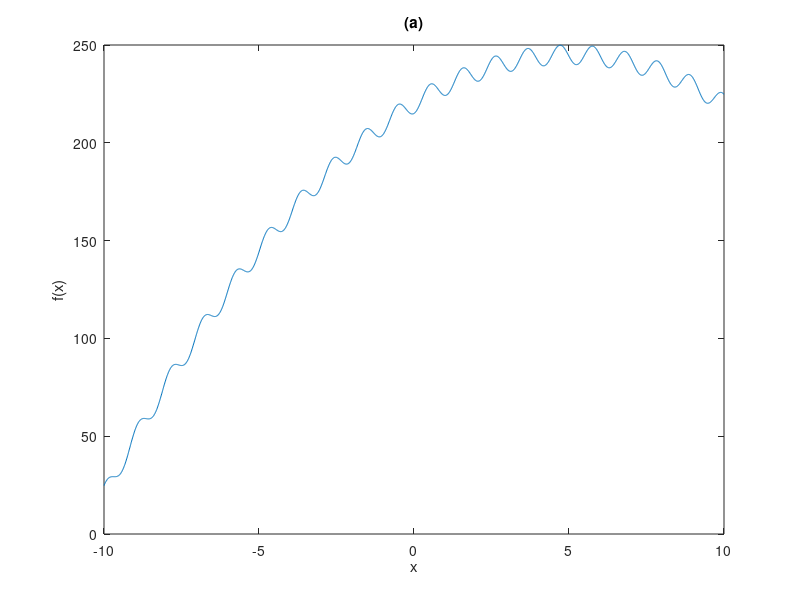
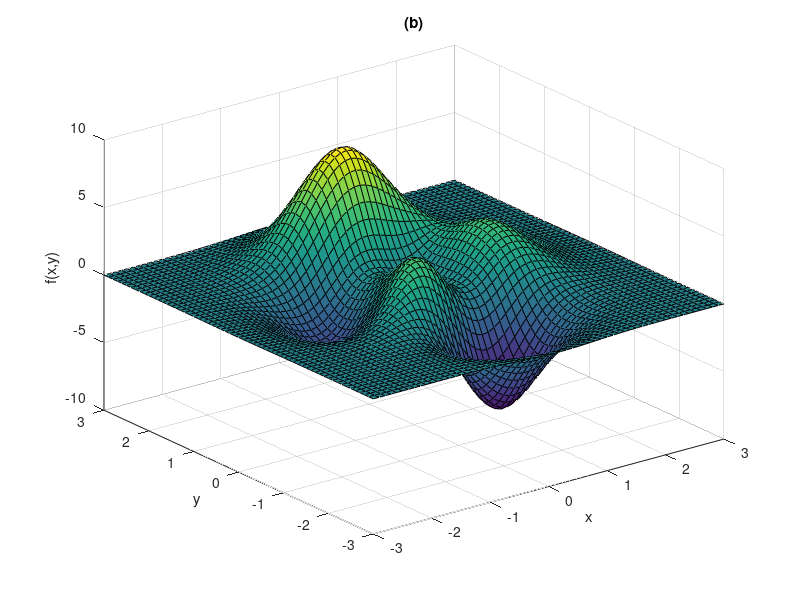
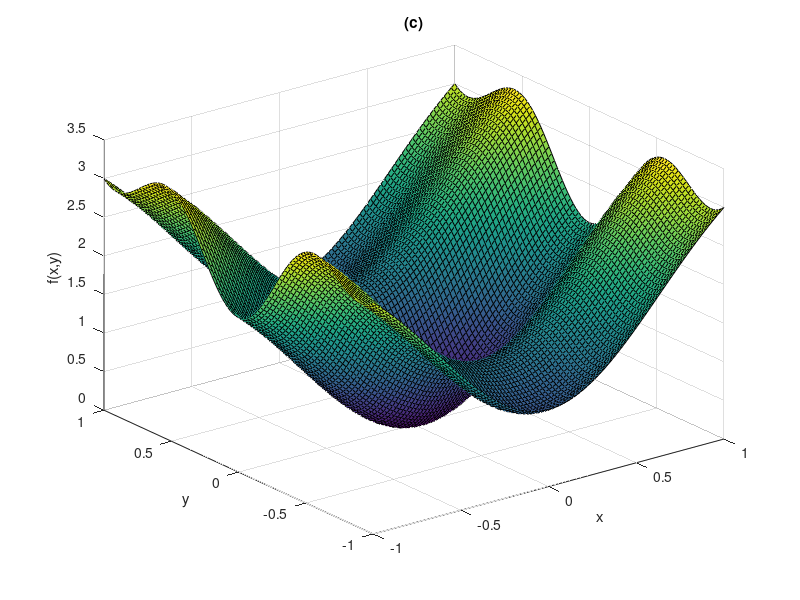
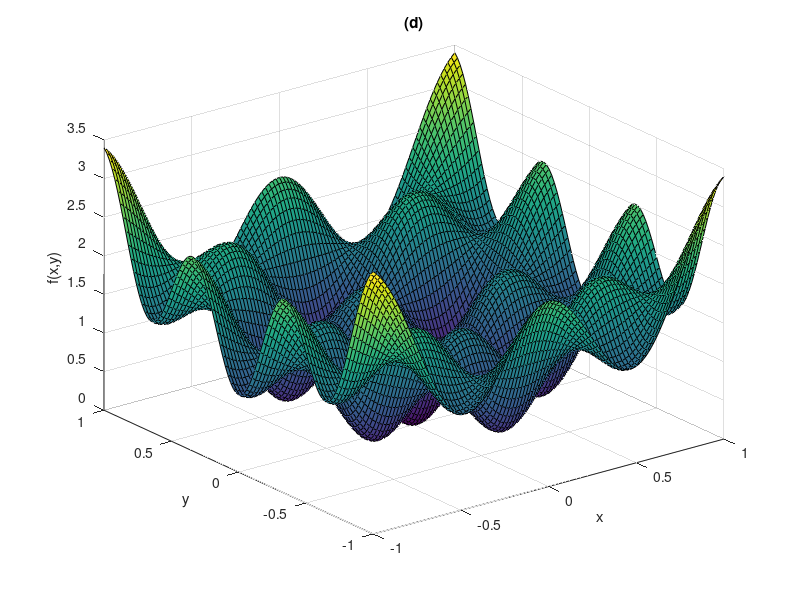

These figures' MATLAB source, in order:
%% (a)
%%
x1 = -10:0.01:10;
y1 = -10.*cos(3.*x1).^2-(x1-5).^2+250;
figure();
plot(x1,y1);
xlabel('x');
ylabel('f(x)');
title('(a)');
%%

%% (b)
%%
X2 = -3:0.1:3;
Y2 = -3:0.1:3;
[x2,y2] = meshgrid(X2,Y2);
z2 = 3.*(1-x2).*(1-x2).*exp(-x2.^2-(y2+1).^2) - 10.*(x2./5-x2.^3-y2.^5).*exp(-x2.^2-y2.^2) - 1/3.*exp(-(x2+1).^2-y2.^2);
figure();
surf(x2,y2,z2);
xlabel('x');
ylabel('y');
zlabel('f(x,y)');
title('(b)');
%%

%% (c)
%%
X3 = -1:0.02:1;
Y3 = -1:0.02:1;
[x3,y3] = meshgrid(X3,Y3);
z3 = x3.^2 + y3.^2 - 0.5.*cos(pi.*x3) - 0.5*cos(2.*pi.*y3) + 1;
figure();
surf(x3,y3,z3);
xlabel('x');
ylabel('y');
zlabel('f(x,y)');
title('(c)');
%%

%% (d)
%%
X4 = -1:0.02:1;
Y4 = -1:0.02:1;
[x4,y4] = meshgrid(X4,Y4);
z4 = x4.^2 + y4.^2 - 0.7.*cos(2.*pi.*x4).*cos(3.*pi.*y4) + 0.7;
figure();
surf(x4,y4,z4);
xlabel('x');
ylabel('y');
zlabel('f(x,y)');
title('(d)');
%%

%% (e)
%%
X5 = -1:0.02:1;
Y5 = -1:0.02:1;
[x5,y5] = meshgrid(X5,Y5);
z5 = x5.^2 + 2.*y5.^2 - 0.3.*cos(4.*pi.*x5) - 0.3.*cos(5.*pi.*y5) + 0.6;
figure();
surf(x5,y5,z5);
xlabel('x');
ylabel('y');
zlabel('f(x,y)');
title('(e)');
%%